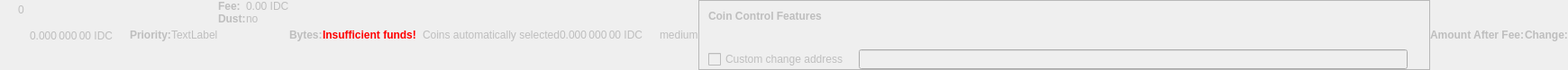
    <widget class="QWidget" name="dummyHideWidget" native="true">
     <property name="enabled">
      <bool>false</bool>
     </property>
     <property name="maximumSize">
      <size>
       <width>100</width>
       <height>22</height>
      </size>
     </property>
     <layout class="QHBoxLayout" name="dummyHideLayout">
      <property name="spacing">
       <number>0</number>
      </property>
      <property name="leftMargin">
       <number>0</number>
      </property>
      <property name="topMargin">
       <number>0</number>
      </property>
      <property name="rightMargin">
       <number>0</number>
      </property>
      <property name="bottomMargin">
       <number>0</number>
      </property>
      <item>
       <layout class="QFormLayout" name="formLayoutCoinControl1">
        <property name="horizontalSpacing">
         <number>10</number>
        </property>
        <property name="verticalSpacing">
         <number>14</number>
        </property>
        <property name="leftMargin">
         <number>10</number>
        </property>
        <property name="topMargin">
         <number>4</number>
        </property>
        <property name="rightMargin">
         <number>6</number>
        </property>
        <item row="0" column="1">
         <widget class="QLabel" name="labelCoinControlBytes">
          <property name="cursor">
           <cursorShape>IBeamCursor</cursorShape>
          </property>
          <property name="contextMenuPolicy">
           <enum>Qt::ActionsContextMenu</enum>
          </property>
          <property name="text">
           <string notr="true">0</string>
          </property>
          <property name="textInteractionFlags">
           <set>Qt::LinksAccessibleByMouse|Qt::TextSelectableByKeyboard|Qt::TextSelectableByMouse</set>
          </property>
         </widget>
        </item>
       </layout>
      </item>
      <item>
       <widget class="QLabel" name="labelCoinControlAfterFee">
        <property name="enabled">
         <bool>false</bool>
        </property>
        <property name="sizePolicy">
         <sizepolicy hsizetype="Fixed" vsizetype="Fixed">
          <horstretch>0</horstretch>
          <verstretch>0</verstretch>
         </sizepolicy>
        </property>
        <property name="minimumSize">
         <size>
          <width>111</width>
          <height>12</height>
         </size>
        </property>
        <property name="maximumSize">
         <size>
          <width>111</width>
          <height>12</height>
         </size>
        </property>
        <property name="cursor">
         <cursorShape>IBeamCursor</cursorShape>
        </property>
        <property name="contextMenuPolicy">
         <enum>Qt::ActionsContextMenu</enum>
        </property>
        <property name="text">
         <string notr="true">0.000 000 00 IDC</string>
        </property>
        <property name="textInteractionFlags">
         <set>Qt::LinksAccessibleByMouse|Qt::TextSelectableByKeyboard|Qt::TextSelectableByMouse</set>
        </property>
       </widget>
      </item>
      <item>
       <widget class="QLabel" name="labelCoinControlPriorityText">
        <property name="enabled">
         <bool>false</bool>
        </property>
        <property name="font">
         <font>
          <weight>75</weight>
          <bold>true</bold>
         </font>
        </property>
        <property name="text">
         <string>Priority:</string>
        </property>
       </widget>
      </item>
      <item>
       <layout class="QHBoxLayout" name="horizontalLayout">
        <item>
         <widget class="QLabel" name="WarningLabel">
          <property name="text">
           <string>TextLabel</string>
          </property>
         </widget>
        </item>
       </layout>
      </item>
      <item>
       <layout class="QFormLayout" name="formLayoutCoinControl3">
        <property name="horizontalSpacing">
         <number>0</number>
        </property>
        <property name="verticalSpacing">
         <number>0</number>
        </property>
        <property name="leftMargin">
         <number>0</number>
        </property>
        <property name="topMargin">
         <number>0</number>
        </property>
        <property name="rightMargin">
         <number>0</number>
        </property>
        <item row="0" column="0">
         <widget class="QLabel" name="labelCoinControlFeeText">
          <property name="enabled">
           <bool>false</bool>
          </property>
          <property name="font">
           <font>
            <weight>75</weight>
            <bold>true</bold>
           </font>
          </property>
          <property name="text">
           <string>Fee:</string>
          </property>
          <property name="margin">
           <number>0</number>
          </property>
         </widget>
        </item>
        <item row="0" column="1">
         <widget class="QLabel" name="labelCoinControlFee">
          <property name="enabled">
           <bool>false</bool>
          </property>
          <property name="cursor">
           <cursorShape>IBeamCursor</cursorShape>
          </property>
          <property name="contextMenuPolicy">
           <enum>Qt::ActionsContextMenu</enum>
          </property>
          <property name="text">
           <string notr="true">0.00 IDC</string>
          </property>
          <property name="textInteractionFlags">
           <set>Qt::LinksAccessibleByMouse|Qt::TextSelectableByKeyboard|Qt::TextSelectableByMouse</set>
          </property>
         </widget>
        </item>
        <item row="1" column="0">
         <widget class="QLabel" name="labelCoinControlLowOutputText">
          <property name="enabled">
           <bool>false</bool>
          </property>
          <property name="font">
           <font>
            <weight>75</weight>
            <bold>true</bold>
           </font>
          </property>
          <property name="text">
           <string>Dust:</string>
          </property>
         </widget>
        </item>
        <item row="1" column="1">
         <widget class="QLabel" name="labelCoinControlLowOutput">
          <property name="enabled">
           <bool>false</bool>
          </property>
          <property name="cursor">
           <cursorShape>IBeamCursor</cursorShape>
          </property>
          <property name="contextMenuPolicy">
           <enum>Qt::ActionsContextMenu</enum>
          </property>
          <property name="text">
           <string>no</string>
          </property>
          <property name="textInteractionFlags">
           <set>Qt::LinksAccessibleByMouse|Qt::TextSelectableByKeyboard|Qt::TextSelectableByMouse</set>
          </property>
         </widget>
        </item>
       </layout>
      </item>
      <item>
       <widget class="QLabel" name="labelCoinControlBytesText">
        <property name="enabled">
         <bool>false</bool>
        </property>
        <property name="font">
         <font>
          <weight>75</weight>
          <bold>true</bold>
         </font>
        </property>
        <property name="text">
         <string>Bytes:</string>
        </property>
       </widget>
      </item>
      <item>
       <layout class="QFormLayout" name="formLayoutCoinControl2">
        <property name="horizontalSpacing">
         <number>0</number>
        </property>
        <property name="verticalSpacing">
         <number>0</number>
        </property>
        <property name="leftMargin">
         <number>0</number>
        </property>
        <property name="topMargin">
         <number>0</number>
        </property>
        <property name="rightMargin">
         <number>0</number>
        </property>
       </layout>
      </item>
      <item>
       <layout class="QHBoxLayout" name="horizontalLayoutCoinControl2">
        <property name="spacing">
         <number>0</number>
        </property>
        <property name="bottomMargin">
         <number>0</number>
        </property>
       </layout>
      </item>
      <item>
       <widget class="QLabel" name="labelCoinControlInsuffFunds">
        <property name="enabled">
         <bool>false</bool>
        </property>
        <property name="minimumSize">
         <size>
          <width>0</width>
          <height>0</height>
         </size>
        </property>
        <property name="font">
         <font>
          <weight>75</weight>
          <bold>true</bold>
         </font>
        </property>
        <property name="styleSheet">
         <string notr="true">color:red;font-weight:bold;</string>
        </property>
        <property name="text">
         <string>Insufficient funds!</string>
        </property>
        <property name="margin">
         <number>5</number>
        </property>
       </widget>
      </item>
      <item>
       <layout class="QFormLayout" name="formLayoutCoinControl4">
        <property name="horizontalSpacing">
         <number>0</number>
        </property>
        <property name="verticalSpacing">
         <number>0</number>
        </property>
        <property name="leftMargin">
         <number>0</number>
        </property>
        <property name="topMargin">
         <number>0</number>
        </property>
        <property name="rightMargin">
         <number>0</number>
        </property>
       </layout>
      </item>
      <item>
       <widget class="QLabel" name="labelCoinControlChangeLabel">
        <property name="enabled">
         <bool>false</bool>
        </property>
        <property name="sizePolicy">
         <sizepolicy hsizetype="Preferred" vsizetype="Expanding">
          <horstretch>0</horstretch>
          <verstretch>0</verstretch>
         </sizepolicy>
        </property>
        <property name="minimumSize">
         <size>
          <width>0</width>
          <height>0</height>
         </size>
        </property>
        <property name="text">
         <string/>
        </property>
        <property name="margin">
         <number>3</number>
        </property>
       </widget>
      </item>
      <item>
       <widget class="QLabel" name="labelCoinControlAutomaticallySelected">
        <property name="enabled">
         <bool>false</bool>
        </property>
        <property name="sizePolicy">
         <sizepolicy hsizetype="Fixed" vsizetype="Fixed">
          <horstretch>0</horstretch>
          <verstretch>0</verstretch>
         </sizepolicy>
        </property>
        <property name="minimumSize">
         <size>
          <width>0</width>
          <height>0</height>
         </size>
        </property>
        <property name="maximumSize">
         <size>
          <width>240</width>
          <height>16777215</height>
         </size>
        </property>
        <property name="text">
         <string>Coins automatically selected</string>
        </property>
        <property name="margin">
         <number>5</number>
        </property>
       </widget>
      </item>
      <item>
       <widget class="QLabel" name="labelCoinControlChange">
        <property name="enabled">
         <bool>false</bool>
        </property>
        <property name="sizePolicy">
         <sizepolicy hsizetype="Fixed" vsizetype="Fixed">
          <horstretch>0</horstretch>
          <verstretch>0</verstretch>
         </sizepolicy>
        </property>
        <property name="minimumSize">
         <size>
          <width>111</width>
          <height>0</height>
         </size>
        </property>
        <property name="maximumSize">
         <size>
          <width>111</width>
          <height>16777215</height>
         </size>
        </property>
        <property name="cursor">
         <cursorShape>IBeamCursor</cursorShape>
        </property>
        <property name="contextMenuPolicy">
         <enum>Qt::ActionsContextMenu</enum>
        </property>
        <property name="text">
         <string notr="true">0.000 000 00 IDC</string>
        </property>
        <property name="textInteractionFlags">
         <set>Qt::LinksAccessibleByMouse|Qt::TextSelectableByKeyboard|Qt::TextSelectableByMouse</set>
        </property>
       </widget>
      </item>
      <item>
       <widget class="QLabel" name="labelCoinControlPriority">
        <property name="enabled">
         <bool>false</bool>
        </property>
        <property name="cursor">
         <cursorShape>IBeamCursor</cursorShape>
        </property>
        <property name="contextMenuPolicy">
         <enum>Qt::ActionsContextMenu</enum>
        </property>
        <property name="text">
         <string>medium</string>
        </property>
        <property name="textInteractionFlags">
         <set>Qt::LinksAccessibleByMouse|Qt::TextSelectableByKeyboard|Qt::TextSelectableByMouse</set>
        </property>
       </widget>
      </item>
      <item>
       <widget class="QFrame" name="frameCoinControl">
        <property name="sizePolicy">
         <sizepolicy hsizetype="Expanding" vsizetype="Expanding">
          <horstretch>0</horstretch>
          <verstretch>0</verstretch>
         </sizepolicy>
        </property>
        <property name="maximumSize">
         <size>
          <width>16777215</width>
          <height>16777215</height>
         </size>
        </property>
        <property name="frameShape">
         <enum>QFrame::StyledPanel</enum>
        </property>
        <property name="frameShadow">
         <enum>QFrame::Sunken</enum>
        </property>
        <layout class="QVBoxLayout" name="verticalLayoutCoinControl2_2">
         <property name="spacing">
          <number>0</number>
         </property>
         <property name="leftMargin">
          <number>0</number>
         </property>
         <property name="topMargin">
          <number>0</number>
         </property>
         <property name="rightMargin">
          <number>0</number>
         </property>
         <property name="bottomMargin">
          <number>0</number>
         </property>
         <item>
          <layout class="QVBoxLayout" name="verticalLayoutCoinControl" stretch="0,0,0,1">
           <property name="spacing">
            <number>0</number>
           </property>
           <property name="leftMargin">
            <number>10</number>
           </property>
           <property name="topMargin">
            <number>10</number>
           </property>
           <item>
            <layout class="QHBoxLayout" name="horizontalLayoutCoinControl1">
             <property name="bottomMargin">
              <number>15</number>
             </property>
             <item>
              <widget class="QLabel" name="labelCoinControlFeatures">
               <property name="enabled">
                <bool>false</bool>
               </property>
               <property name="sizePolicy">
                <sizepolicy hsizetype="Preferred" vsizetype="Maximum">
                 <horstretch>0</horstretch>
                 <verstretch>0</verstretch>
                </sizepolicy>
               </property>
               <property name="font">
                <font>
                 <weight>75</weight>
                 <bold>true</bold>
                </font>
               </property>
               <property name="styleSheet">
                <string notr="true">font-weight:bold;</string>
               </property>
               <property name="text">
                <string>Coin Control Features</string>
               </property>
              </widget>
             </item>
            </layout>
           </item>
           <item>
            <widget class="QWidget" name="widgetCoinControl" native="true">
             <property name="sizePolicy">
              <sizepolicy hsizetype="Preferred" vsizetype="Preferred">
               <horstretch>0</horstretch>
               <verstretch>0</verstretch>
              </sizepolicy>
             </property>
             <property name="minimumSize">
              <size>
               <width>0</width>
               <height>0</height>
              </size>
             </property>
             <property name="styleSheet">
              <string notr="true"/>
             </property>
             <layout class="QHBoxLayout" name="horizontalLayoutCoinControl5_2">
              <property name="leftMargin">
               <number>0</number>
              </property>
              <property name="topMargin">
               <number>0</number>
              </property>
              <property name="rightMargin">
               <number>0</number>
              </property>
              <property name="bottomMargin">
               <number>0</number>
              </property>
              <item>
               <layout class="QHBoxLayout" name="horizontalLayoutCoinControl3">
                <property name="spacing">
                 <number>20</number>
                </property>
                <property name="topMargin">
                 <number>0</number>
                </property>
                <property name="bottomMargin">
                 <number>10</number>
                </property>
               </layout>
              </item>
             </layout>
            </widget>
           </item>
           <item>
            <layout class="QHBoxLayout" name="horizontalLayoutCoinControl4" stretch="0,0,0">
             <property name="spacing">
              <number>12</number>
             </property>
             <property name="sizeConstraint">
              <enum>QLayout::SetDefaultConstraint</enum>
             </property>
             <property name="topMargin">
              <number>5</number>
             </property>
             <property name="rightMargin">
              <number>5</number>
             </property>
             <item>
              <widget class="QCheckBox" name="checkBoxCoinControlChange">
               <property name="enabled">
                <bool>false</bool>
               </property>
               <property name="toolTip">
                <string>If this is activated, but the change address is empty or invalid, change will be sent to a newly generated address.</string>
               </property>
               <property name="text">
                <string>Custom change address</string>
               </property>
              </widget>
             </item>
             <item>
              <widget class="QValidatedLineEdit" name="lineEditCoinControlChange">
               <property name="enabled">
                <bool>false</bool>
               </property>
               <property name="sizePolicy">
                <sizepolicy hsizetype="Expanding" vsizetype="Fixed">
                 <horstretch>0</horstretch>
                 <verstretch>0</verstretch>
                </sizepolicy>
               </property>
              </widget>
             </item>
             <item>
              <widget class="QLabel" name="labelCoinControlChangeLabel_2">
               <property name="sizePolicy">
                <sizepolicy hsizetype="Preferred" vsizetype="Expanding">
                 <horstretch>0</horstretch>
                 <verstretch>0</verstretch>
                </sizepolicy>
               </property>
               <property name="minimumSize">
                <size>
                 <width>0</width>
                 <height>0</height>
                </size>
               </property>
               <property name="text">
                <string/>
               </property>
               <property name="margin">
                <number>3</number>
               </property>
              </widget>
             </item>
            </layout>
           </item>
           <item>
            <spacer name="verticalSpacerCoinControl">
             <property name="orientation">
              <enum>Qt::Vertical</enum>
             </property>
             <property name="sizeHint" stdset="0">
              <size>
               <width>800</width>
               <height>1</height>
              </size>
             </property>
            </spacer>
           </item>
          </layout>
         </item>
        </layout>
       </widget>
      </item>
      <item>
       <widget class="QLabel" name="labelCoinControlAfterFeeText">
        <property name="enabled">
         <bool>false</bool>
        </property>
        <property name="minimumSize">
         <size>
          <width>0</width>
          <height>0</height>
         </size>
        </property>
        <property name="maximumSize">
         <size>
          <width>16777215</width>
          <height>16777215</height>
         </size>
        </property>
        <property name="font">
         <font>
          <weight>75</weight>
          <bold>true</bold>
         </font>
        </property>
        <property name="text">
         <string>Amount After Fee:</string>
        </property>
        <property name="alignment">
         <set>Qt::AlignLeading|Qt::AlignLeft|Qt::AlignVCenter</set>
        </property>
        <property name="margin">
         <number>0</number>
        </property>
       </widget>
      </item>
      <item>
       <widget class="QLabel" name="labelCoinControlChangeText">
        <property name="enabled">
         <bool>false</bool>
        </property>
        <property name="sizePolicy">
         <sizepolicy hsizetype="Preferred" vsizetype="Preferred">
          <horstretch>0</horstretch>
          <verstretch>0</verstretch>
         </sizepolicy>
        </property>
        <property name="minimumSize">
         <size>
          <width>0</width>
          <height>0</height>
         </size>
        </property>
        <property name="maximumSize">
         <size>
          <width>16777215</width>
          <height>16777215</height>
         </size>
        </property>
        <property name="font">
         <font>
          <weight>75</weight>
          <bold>true</bold>
         </font>
        </property>
        <property name="text">
         <string>Change:</string>
        </property>
        <property name="alignment">
         <set>Qt::AlignLeading|Qt::AlignLeft|Qt::AlignVCenter</set>
        </property>
       </widget>
      </item>
     </layout>
    </widget>
